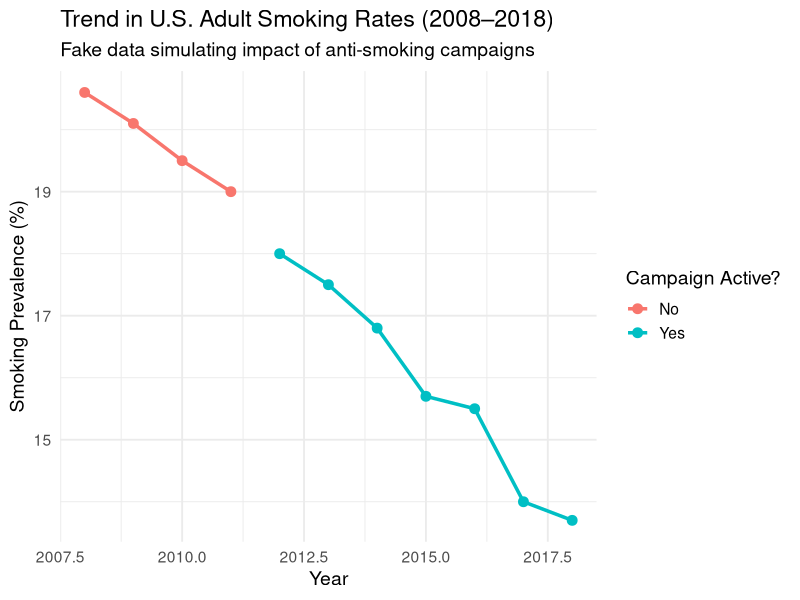

This chart was generated by the following R code:
# Load libraries
library(ggplot2)

# Read in the fake data
smoke_data <- read.csv("fake_smoking_data.csv")

# Make a ggplot
ggplot(smoke_data, aes(x = Year, y = Smoking_Prevalence, color = Campaign)) +
  geom_line(size = 1.2) +
  geom_point(size = 3) +
  labs(
    title = "Trend in U.S. Adult Smoking Rates (2008–2018)",
    subtitle = "Fake data simulating impact of anti-smoking campaigns",
    x = "Year",
    y = "Smoking Prevalence (%)",
    color = "Campaign Active?"
  ) +
  theme_minimal(base_size = 14)

 
